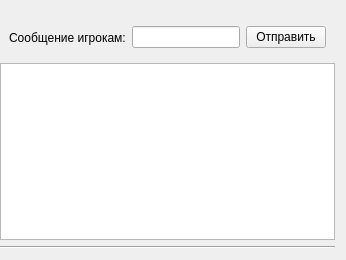
           <widget class="QWidget" name="widget_5" native="true">
            <property name="sizePolicy">
             <sizepolicy hsizetype="Expanding" vsizetype="Expanding">
              <horstretch>0</horstretch>
              <verstretch>0</verstretch>
             </sizepolicy>
            </property>
            <property name="minimumSize">
             <size>
              <width>0</width>
              <height>0</height>
             </size>
            </property>
            <property name="maximumSize">
             <size>
              <width>16777215</width>
              <height>260</height>
             </size>
            </property>
            <layout class="QVBoxLayout" name="verticalLayout_8">
             <property name="leftMargin">
              <number>0</number>
             </property>
             <item>
              <widget class="QWidget" name="panel_smile" native="true">
               <property name="sizePolicy">
                <sizepolicy hsizetype="Expanding" vsizetype="Expanding">
                 <horstretch>0</horstretch>
                 <verstretch>0</verstretch>
                </sizepolicy>
               </property>
               <property name="minimumSize">
                <size>
                 <width>0</width>
                 <height>0</height>
                </size>
               </property>
              </widget>
             </item>
             <item>
              <widget class="QWidget" name="widget_7" native="true">
               <property name="sizePolicy">
                <sizepolicy hsizetype="Preferred" vsizetype="Preferred">
                 <horstretch>0</horstretch>
                 <verstretch>0</verstretch>
                </sizepolicy>
               </property>
               <property name="minimumSize">
                <size>
                 <width>0</width>
                 <height>0</height>
                </size>
               </property>
               <layout class="QHBoxLayout" name="horizontalLayout_8">
                <item>
                 <widget class="QLabel" name="label_9">
                  <property name="minimumSize">
                   <size>
                    <width>0</width>
                    <height>22</height>
                   </size>
                  </property>
                  <property name="maximumSize">
                   <size>
                    <width>16777215</width>
                    <height>20</height>
                   </size>
                  </property>
                  <property name="text">
                   <string>Сообщение игрокам:</string>
                  </property>
                 </widget>
                </item>
                <item>
                 <widget class="QLineEdit" name="send_mes">
                  <property name="maxLength">
                   <number>200</number>
                  </property>
                 </widget>
                </item>
                <item>
                 <widget class="QPushButton" name="send">
                  <property name="minimumSize">
                   <size>
                    <width>0</width>
                    <height>22</height>
                   </size>
                  </property>
                  <property name="toolTip">
                   <string>отправление сообщения всем игрокам</string>
                  </property>
                  <property name="text">
                   <string>Отправить</string>
                  </property>
                 </widget>
                </item>
               </layout>
              </widget>
             </item>
             <item>
              <widget class="QTextBrowser" name="textBrowser">
               <property name="sizePolicy">
                <sizepolicy hsizetype="Expanding" vsizetype="Expanding">
                 <horstretch>0</horstretch>
                 <verstretch>0</verstretch>
                </sizepolicy>
               </property>
               <property name="maximumSize">
                <size>
                 <width>16777215</width>
                 <height>16777215</height>
                </size>
               </property>
              </widget>
             </item>
             <item>
              <widget class="Line" name="line_5">
               <property name="orientation">
                <enum>Qt::Horizontal</enum>
               </property>
              </widget>
             </item>
            </layout>
           </widget>
